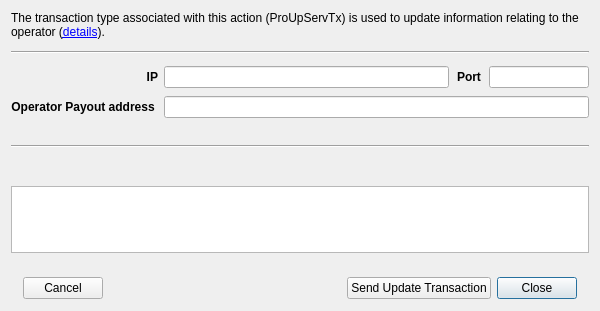
<?xml version="1.0" encoding="UTF-8"?>
<ui version="4.0">
 <class>UpdMnServiceDlg</class>
 <widget class="QDialog" name="UpdMnServiceDlg">
  <property name="geometry">
   <rect>
    <x>0</x>
    <y>0</y>
    <width>600</width>
    <height>311</height>
   </rect>
  </property>
  <property name="sizePolicy">
   <sizepolicy hsizetype="Preferred" vsizetype="Maximum">
    <horstretch>0</horstretch>
    <verstretch>0</verstretch>
   </sizepolicy>
  </property>
  <property name="windowTitle">
   <string>Update service</string>
  </property>
  <layout class="QVBoxLayout" name="verticalLayout">
   <property name="spacing">
    <number>12</number>
   </property>
   <property name="sizeConstraint">
    <enum>QLayout::SetMinimumSize</enum>
   </property>
   <property name="bottomMargin">
    <number>0</number>
   </property>
   <item>
    <widget class="QLabel" name="label">
     <property name="text">
      <string>The transaction type associated with this action (ProUpServTx) is used to update information relating to the operator (&lt;a href=&quot;https://docs.stash.org/en/stable/masternodes/maintenance.html#proupservtx&quot;&gt;details&lt;/a&gt;).</string>
     </property>
     <property name="wordWrap">
      <bool>true</bool>
     </property>
     <property name="openExternalLinks">
      <bool>true</bool>
     </property>
    </widget>
   </item>
   <item>
    <widget class="Line" name="line_2">
     <property name="orientation">
      <enum>Qt::Horizontal</enum>
     </property>
    </widget>
   </item>
   <item>
    <widget class="QStackedWidget" name="stackedWidget">
     <property name="sizePolicy">
      <sizepolicy hsizetype="Preferred" vsizetype="Maximum">
       <horstretch>0</horstretch>
       <verstretch>0</verstretch>
      </sizepolicy>
     </property>
     <property name="currentIndex">
      <number>0</number>
     </property>
     <widget class="QWidget" name="page0">
      <property name="sizePolicy">
       <sizepolicy hsizetype="Preferred" vsizetype="Maximum">
        <horstretch>0</horstretch>
        <verstretch>0</verstretch>
       </sizepolicy>
      </property>
      <layout class="QGridLayout" name="gridLayout" rowstretch="0,0,0,0">
       <property name="sizeConstraint">
        <enum>QLayout::SetMinimumSize</enum>
       </property>
       <property name="leftMargin">
        <number>0</number>
       </property>
       <property name="topMargin">
        <number>0</number>
       </property>
       <property name="rightMargin">
        <number>0</number>
       </property>
       <property name="bottomMargin">
        <number>0</number>
       </property>
       <property name="verticalSpacing">
        <number>8</number>
       </property>
       <item row="2" column="0">
        <widget class="QLabel" name="lblOperatorPayout">
         <property name="text">
          <string>&lt;b&gt;Operator Payout address&lt;/b&gt; </string>
         </property>
         <property name="alignment">
          <set>Qt::AlignRight|Qt::AlignTrailing|Qt::AlignVCenter</set>
         </property>
        </widget>
       </item>
       <item row="2" column="1">
        <layout class="QHBoxLayout" name="layOperatorPayout">
         <property name="spacing">
          <number>8</number>
         </property>
         <item>
          <widget class="QLineEdit" name="edtOperatorPayoutAddress">
           <property name="placeholderText">
            <string/>
           </property>
           <property name="clearButtonEnabled">
            <bool>true</bool>
           </property>
          </widget>
         </item>
        </layout>
       </item>
       <item row="1" column="0">
        <widget class="QLabel" name="lblIP">
         <property name="font">
          <font>
           <weight>75</weight>
           <bold>true</bold>
          </font>
         </property>
         <property name="text">
          <string>IP</string>
         </property>
         <property name="alignment">
          <set>Qt::AlignRight|Qt::AlignTrailing|Qt::AlignVCenter</set>
         </property>
        </widget>
       </item>
       <item row="3" column="1">
        <widget class="QLabel" name="lblOperatorPayoutMsg">
         <property name="sizePolicy">
          <sizepolicy hsizetype="Ignored" vsizetype="Preferred">
           <horstretch>0</horstretch>
           <verstretch>0</verstretch>
          </sizepolicy>
         </property>
         <property name="text">
          <string/>
         </property>
         <property name="wordWrap">
          <bool>true</bool>
         </property>
         <property name="openExternalLinks">
          <bool>true</bool>
         </property>
         <property name="textInteractionFlags">
          <set>Qt::LinksAccessibleByMouse|Qt::TextSelectableByMouse</set>
         </property>
        </widget>
       </item>
       <item row="1" column="1">
        <layout class="QHBoxLayout" name="layPayoutAddress">
         <property name="spacing">
          <number>8</number>
         </property>
         <item>
          <widget class="QLineEdit" name="edtIP">
           <property name="placeholderText">
            <string/>
           </property>
           <property name="clearButtonEnabled">
            <bool>true</bool>
           </property>
          </widget>
         </item>
         <item>
          <widget class="QLabel" name="label_2">
           <property name="font">
            <font>
             <weight>75</weight>
             <bold>true</bold>
            </font>
           </property>
           <property name="text">
            <string>Port</string>
           </property>
          </widget>
         </item>
         <item>
          <widget class="QLineEdit" name="edtPort">
           <property name="maximumSize">
            <size>
             <width>100</width>
             <height>16777215</height>
            </size>
           </property>
           <property name="clearButtonEnabled">
            <bool>true</bool>
           </property>
          </widget>
         </item>
        </layout>
       </item>
      </layout>
     </widget>
    </widget>
   </item>
   <item>
    <widget class="Line" name="line">
     <property name="orientation">
      <enum>Qt::Horizontal</enum>
     </property>
    </widget>
   </item>
   <item>
    <widget class="QLabel" name="lblManualCommands">
     <property name="text">
      <string/>
     </property>
    </widget>
   </item>
   <item>
    <widget class="QTextBrowser" name="edtManualCommands">
     <property name="openExternalLinks">
      <bool>true</bool>
     </property>
     <property name="openLinks">
      <bool>true</bool>
     </property>
    </widget>
   </item>
   <item>
    <widget class="QFrame" name="frame">
     <property name="frameShape">
      <enum>QFrame::NoFrame</enum>
     </property>
     <property name="frameShadow">
      <enum>QFrame::Raised</enum>
     </property>
     <layout class="QHBoxLayout" name="horizontalLayout">
      <property name="leftMargin">
       <number>12</number>
      </property>
      <property name="topMargin">
       <number>12</number>
      </property>
      <property name="rightMargin">
       <number>12</number>
      </property>
      <property name="bottomMargin">
       <number>12</number>
      </property>
      <item>
       <widget class="QPushButton" name="btnCancel">
        <property name="text">
         <string>Cancel</string>
        </property>
        <property name="autoDefault">
         <bool>false</bool>
        </property>
       </widget>
      </item>
      <item>
       <widget class="QLabel" name="lblDocumentation">
        <property name="text">
         <string/>
        </property>
        <property name="openExternalLinks">
         <bool>true</bool>
        </property>
       </widget>
      </item>
      <item>
       <spacer name="horizontalSpacer_2">
        <property name="orientation">
         <enum>Qt::Horizontal</enum>
        </property>
        <property name="sizeHint" stdset="0">
         <size>
          <width>40</width>
          <height>20</height>
         </size>
        </property>
       </spacer>
      </item>
      <item>
       <widget class="QPushButton" name="btnSendUpdateTx">
        <property name="text">
         <string>Send Update Transaction</string>
        </property>
        <property name="autoDefault">
         <bool>false</bool>
        </property>
       </widget>
      </item>
      <item>
       <widget class="QPushButton" name="btnClose">
        <property name="text">
         <string>Close</string>
        </property>
       </widget>
      </item>
     </layout>
    </widget>
   </item>
  </layout>
 </widget>
 <tabstops>
  <tabstop>edtIP</tabstop>
  <tabstop>edtPort</tabstop>
  <tabstop>edtOperatorPayoutAddress</tabstop>
  <tabstop>edtManualCommands</tabstop>
  <tabstop>btnSendUpdateTx</tabstop>
  <tabstop>btnClose</tabstop>
  <tabstop>btnCancel</tabstop>
 </tabstops>
 <resources/>
 <connections/>
</ui>
